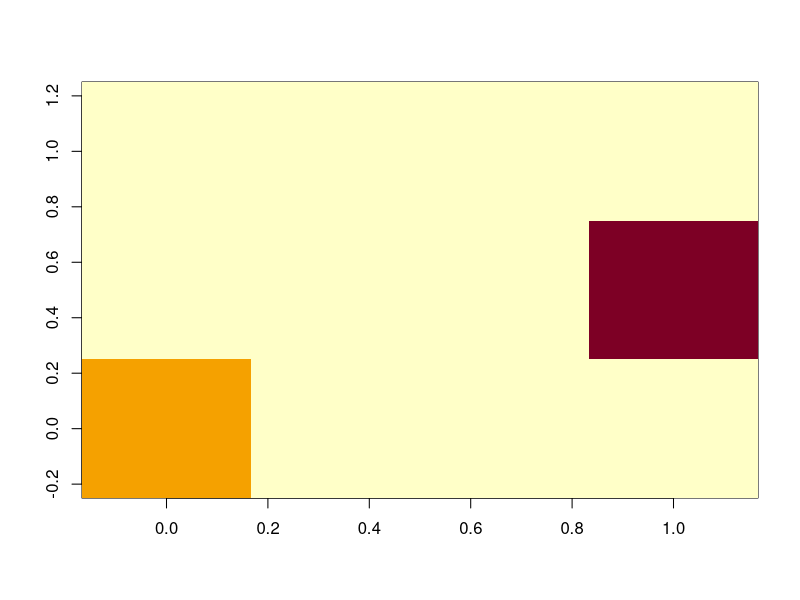
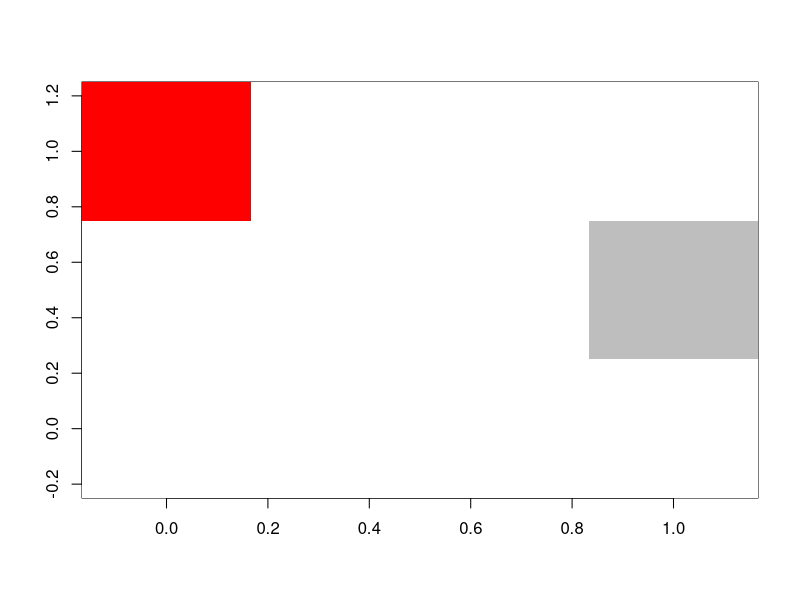

Reproduce these figures in R, in order.
## ---- chunk 1
# A[row,column]
A <- matrix(0, nrow = 3, ncol = 4)
A[1,1] <- 1
A[2,4] <- 2

# t for transpose (flips)
t(A) 

# image
image(t(A))

rows <- seq(nrow(A))

# subsets by index
A
## ---- chunk 2
# first row, all columns:
A[1, ]

# pick out the last column:
A[ ,4]

# shows all columns for all rows
A[rows,]

A[rev(rows), ]
## ---- chunk 3
# bring it together to make the right plot
# maps colors to..                  0       1      2
image(t(A[rev(rows), ]), col = c("white", "red", "grey"))

# think about which numbers should we map to susceptible infected and removed
  # 0 = susceptible, 1 = infected, 2 = removed
## ---- chunk 4
x <- seq(1)
xbig <- 5 < x
x[xbig]

# this returns elements of x that are larger than 5
# just like dplyr::filter
x[5 < x]

# more generally:
# x[condition]
# returns those elements of x where condition is TRUE

# select elements of x that are between 3 and 6, inclusive
x[3 <= x & x <= 6]

y <- c(TRUE, TRUE, FALSE)

# what will this return?
# hint - not an error!
# effectively skipped every 3rd element
x[y]

# avoid this
# indexing by logical vectors where the number of elements doesn't line up

0 < A

# pick out those elements of A that are greater than 0
A[0 < A]

# set them to 100:
A[0 < A] <- 100
## ---- chunk 5
# select all elements of A except for the first row
A[2:nrow(A), ]
A[2:3, ]

# select all the elements of A except for the first row
A[-1, ]
A[-1, ] <- 300

# subsets by index
